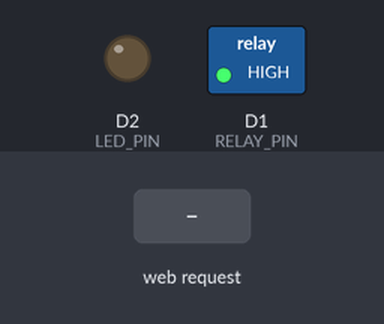
A sketch run on a simulated ESP8266 (NodeMCU). Shown: switched loads named in the sketch (green lamp = pin HIGH), output pins drawn as LEDs (lit = HIGH). The test bench sets the inputs (shaded band). WiFi joins after 1.5 s; servers stay silent unless stated; what the sketch prints to the serial monitor is not drawn.

Above: at 2.7 s.
2.8 s: HTTP request GET /on received
At 4.0 s:
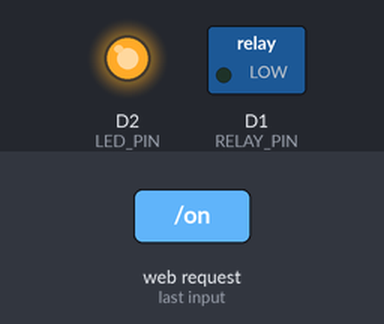
4.3 s: HTTP request GET /off received
At 5.2 s:
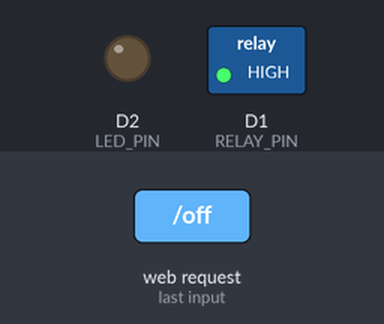
Timing chart, 0 to 7.3 s (numbered marks = the images above; inputs shaded):
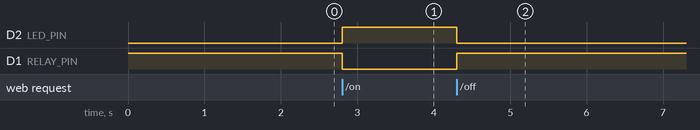

The sketch:

Relay_Nodmcu.ino
```cpp
#include <ESP8266WiFi.h>
#include <ESP8266WebServer.h>

#define RELAY_PIN D1
#define LED_PIN   D2

const char* ssid = "YOUR_WIFI_NAME";
const char* password = "YOUR_WIFI_PASSWORD";

ESP8266WebServer server(80);

// HTML + CSS Page
String webpage = R"rawliteral(
<!DOCTYPE html>
<html>
<head>
  <title>NodeMCU Relay Control</title>
  <style>
    body {
      font-family: Arial;
      text-align: center;
      background-color: #121212;
      color: white;
    }
    h1 {
      margin-top: 50px;
    }
    .btn {
      padding: 20px 40px;
      font-size: 20px;
      margin: 20px;
      border: none;
      border-radius: 10px;
      cursor: pointer;
    }
    .on {
      background-color: #00c853;
      color: white;
    }
    .off {
      background-color: #d50000;
      color: white;
    }
  </style>
</head>
<body>

  <h1>NodeMCU Light Control</h1>

  <a href="/on">
    <button class="btn on">TURN ON</button>
  </a>

  <a href="/off">
    <button class="btn off">TURN OFF</button>
  </a>

</body>
</html>
)rawliteral";

void setup() {
  Serial.begin(9600);

  pinMode(RELAY_PIN, OUTPUT);
  pinMode(LED_PIN, OUTPUT);

  digitalWrite(RELAY_PIN, HIGH); // OFF
  digitalWrite(LED_PIN, LOW);    // OFF

  // Connect to WiFi
  WiFi.begin(ssid, password);
  Serial.print("Connecting to WiFi");

  while (WiFi.status() != WL_CONNECTED) {
    delay(500);
    Serial.print(".");
  }

  Serial.println("\nWiFi Connected!");
  Serial.print("IP Address: ");
  Serial.println(WiFi.localIP());

  // Web routes
  server.on("/", []() {
    server.send(200, "text/html", webpage);
  });

  server.on("/on", []() {
    digitalWrite(RELAY_PIN, LOW);   // Relay ON
    digitalWrite(LED_PIN, HIGH);    // LED ON
    server.send(200, "text/html", webpage);
  });

  server.on("/off", []() {
    digitalWrite(RELAY_PIN, HIGH);  // Relay OFF
    digitalWrite(LED_PIN, LOW);     // LED OFF
    server.send(200, "text/html", webpage);
  });

  server.begin();
}

void loop() {
  server.handleClient();
}
```

Measured:
- after the input at 2.8 s, D2 (LED_PIN): LOW → HIGH at once; D1 (RELAY_PIN): HIGH → LOW at once
- after the input at 4.3 s, D2 (LED_PIN): HIGH → LOW at once; D1 (RELAY_PIN): LOW → HIGH at once
